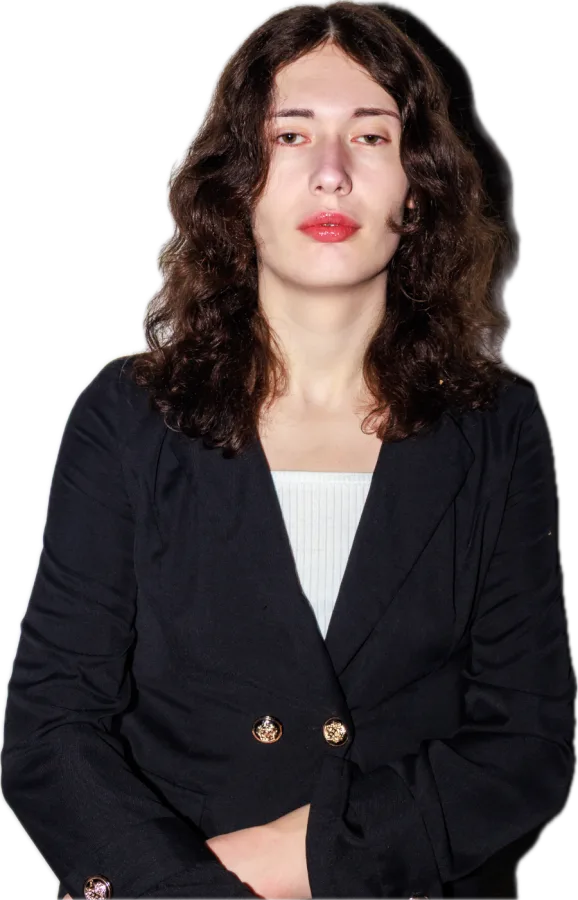
#> input picture assets/img/blazer.webp, 578 x 900 px, given in place of Elisa professional.jpg, which was not available
$ python make-portrait.py
#> lines starting #> are read from the running program, lines starting #| are printed output that depends on the picture; pictures that were not available may be replaced by others from this repository, and a replacement may not be noted
#!/usr/bin/env python3
"""Build the hero portrait: crop, grade, and feather the edges into real alpha.

Baking the fade into the image (rather than a CSS mask + page-coloured vignette)
means it composites correctly over ANY backdrop — including the hero's purple
glow, which is what the CSS approach got wrong.
"""
import os
from PIL import Image

REPO = os.path.dirname(os.path.dirname(os.path.abspath(__file__)))
# Point SRC at the full-resolution original; it is deliberately not in the repo.
SRC = os.environ.get("PORTRAIT_SRC", os.path.expanduser("~/Pictures/Profile/Elisa professional.jpg"))
OUT_DIR = os.path.join(REPO, "assets", "img")

# ── crop ────────────────────────────────────────────────────────────────────
# Looser than a tight head-and-shoulders crop on purpose: the feather needs
# margin to fade through, and that margin should be wall, not her.
CROP_W, CROP_H = 3200, 4800
OUT_W, OUT_H = 700, 1050

img = Image.open(SRC).convert("RGB")
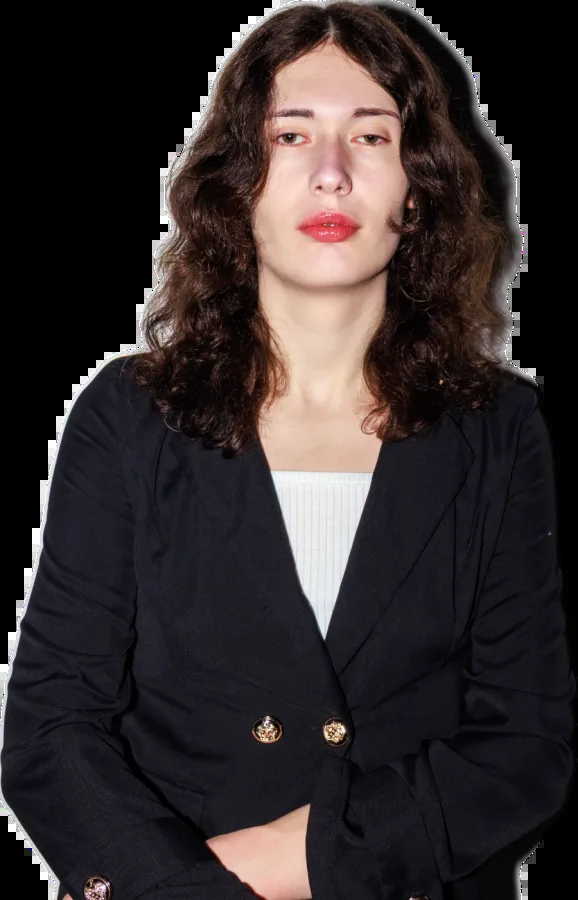
#> img: PIL image 578x900 RGB; mean R, G, B 51.7, 44.3, 44.8
W, H = img.size
#> W = 578; H = 900
left, top = (W - CROP_W) // 2, (H - CROP_H) // 2
#> left = -1311; top = -1950
img = img.crop((left, top, left + CROP_W, top + CROP_H)).resize((OUT_W, OUT_H), Image.LANCZOS)
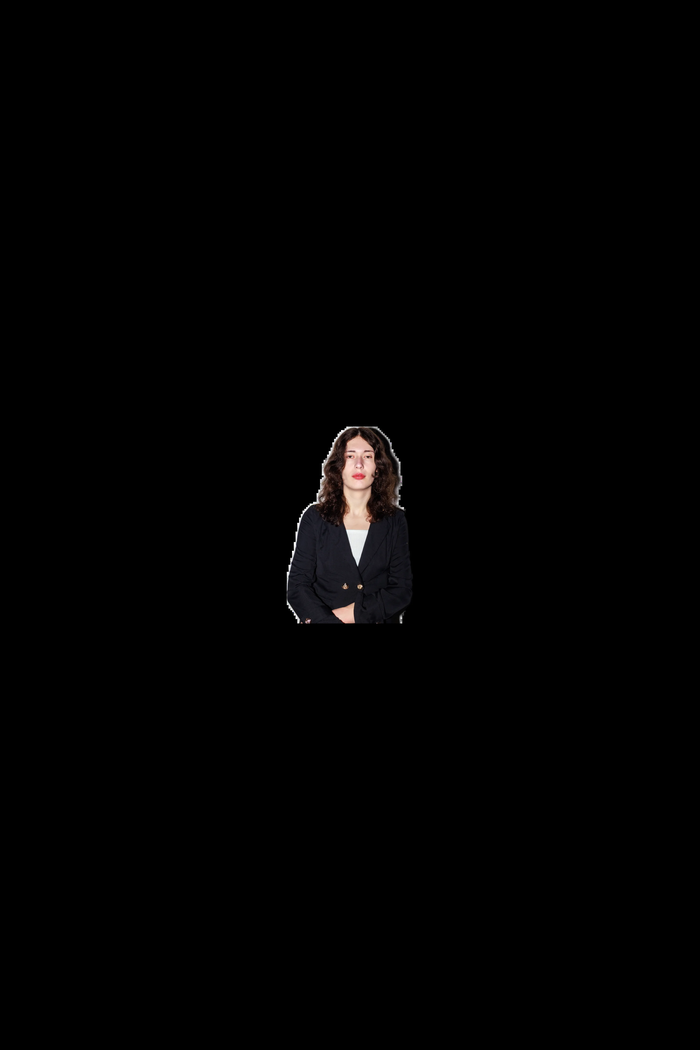
#> img: PIL image 700x1050 RGB; mean R, G, B 1.8, 1.5, 1.5

# ── grade (CSS filter maths, applied for real) ──────────────────────────────
SATURATE, CONTRAST, BRIGHTNESS = 0.70, 1.13, 0.68

# saturate: gray + (v - gray) * s
img = Image.blend(img.convert("L").convert("RGB"), img, SATURATE)

# contrast then brightness as one lookup table
def lut(v):
    x = v / 255.0
    x = (x - 0.5) * CONTRAST + 0.5
    x = x * BRIGHTNESS
    return max(0, min(255, round(x * 255)))

img = img.point([lut(v) for v in range(256)] * 3)

# ── soft key light over the face, screen-blended ───────────────────────────
LIGHT = dict(cx=0.50, cy=0.30, rx=0.30, ry=0.24, intensity=0.17)
TINT = (255, 250, 245)

px = img.load()
for y in range(OUT_H):
    ny = (y / OUT_H - LIGHT["cy"]) / LIGHT["ry"]
    for x in range(OUT_W):
        nx = (x / OUT_W - LIGHT["cx"]) / LIGHT["rx"]
        d = (nx * nx + ny * ny) ** 0.5
        if d >= 1.0:
            continue
        t = 1.0 - d
        a = LIGHT["intensity"] * t * t * (3 - 2 * t)   # smoothstep falloff
        r, g, b = px[x, y]
        px[x, y] = (
            round(255 - (255 - r) * (1 - a * TINT[0] / 255)),
            round(255 - (255 - g) * (1 - a * TINT[1] / 255)),
            round(255 - (255 - b) * (1 - a * TINT[2] / 255)),
        )

# ── feather: real alpha, zero at every edge ────────────────────────────────
# Ellipse sized so alpha reaches 0 exactly at the frame edges, centred slightly
# above middle to sit on her face. Corners and shoulders dissolve into the page.
CX, CY, RX, RY = 0.50, 0.40, 0.50, 0.42
FADE_START, FADE_END = 0.50, 0.95

# Radial darkening, multiplied into RGB rather than painted in the page colour:
# it kills the bright studio wall around her head without assuming what is
# behind the image. DARK_* is how far the edges are pulled toward black.
DARK_IN, DARK_OUT, DARK_FLOOR = 0.26, 0.60, 0.16

apx = bytearray(OUT_W * OUT_H)
px = img.load()
for y in range(OUT_H):
    ny = (y / OUT_H - CY) / RY
    row = y * OUT_W
    for x in range(OUT_W):
        nx = (x / OUT_W - CX) / RX
        d = (nx * nx + ny * ny) ** 0.5

        # alpha feather
        if d <= FADE_START:
            a = 255
        elif d >= FADE_END:
            a = 0
        else:
            t = (d - FADE_START) / (FADE_END - FADE_START)
            a = round(255 * (1 - t * t * (3 - 2 * t)))   # smoothstep
        apx[row + x] = a

        # radial darkening
        if d > DARK_IN and a:
            if d >= DARK_OUT:
                k = DARK_FLOOR
            else:
                t = (d - DARK_IN) / (DARK_OUT - DARK_IN)
                s_ = t * t * (3 - 2 * t)
                k = 1.0 - (1.0 - DARK_FLOOR) * s_
            r, g, b = px[x, y]
            px[x, y] = (round(r * k), round(g * k), round(b * k))

alpha = Image.frombytes("L", (OUT_W, OUT_H), bytes(apx))
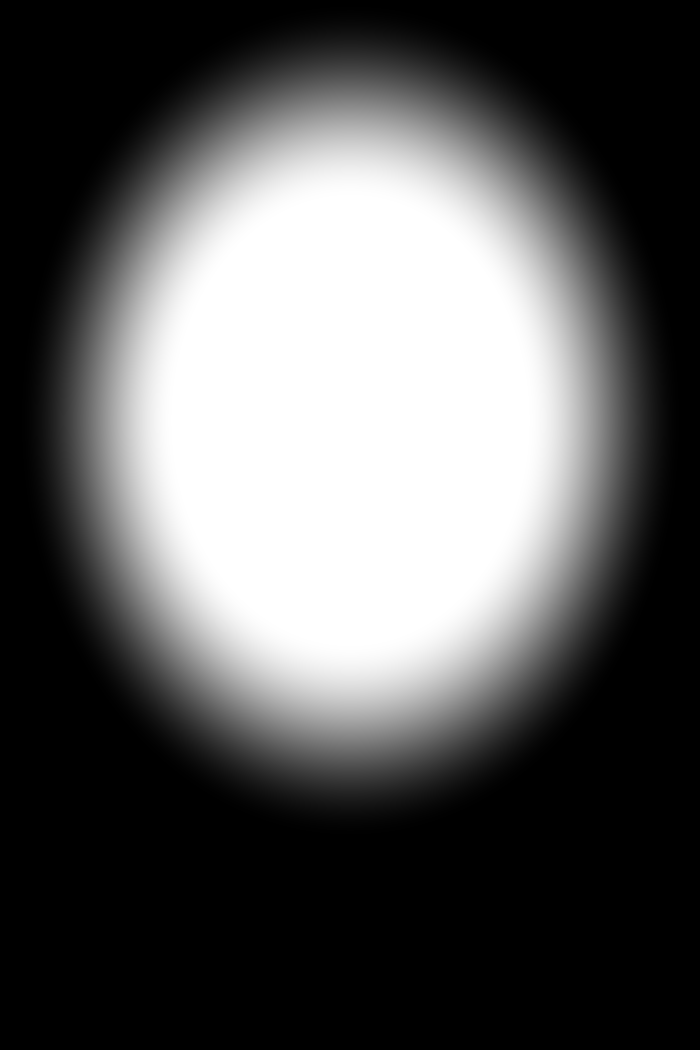
#> alpha: PIL image 700x1050 L; min 0, max 255, mean 90.1
out = img.convert("RGBA")
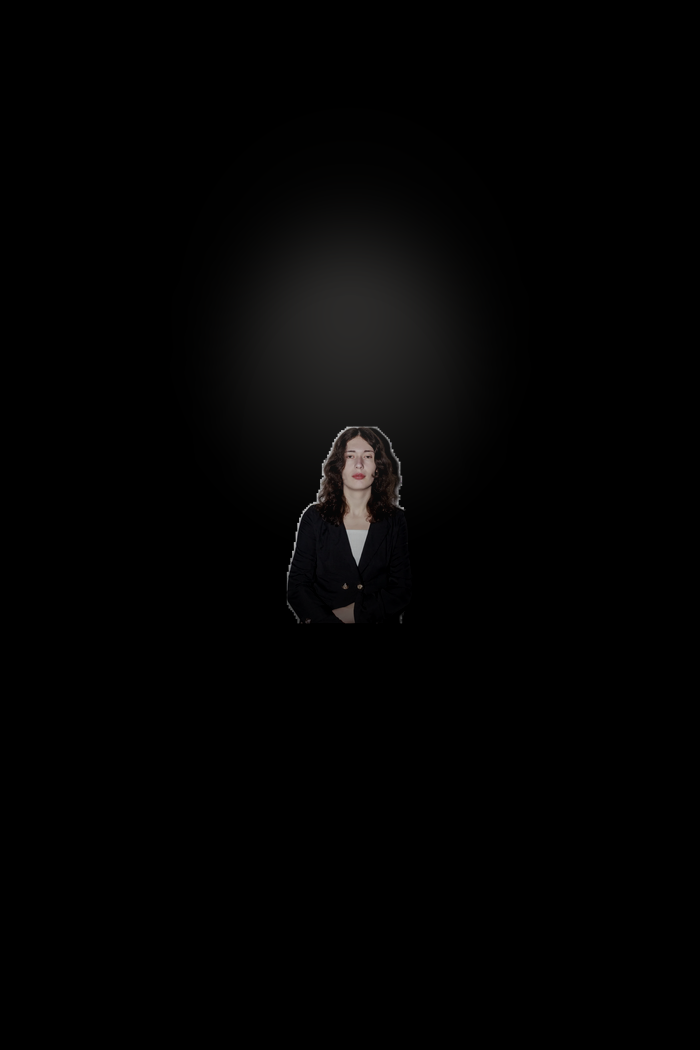
#> out: PIL image 700x1050 RGBA; mean R, G, B, A 3.1, 2.9, 2.9, 255
out.putalpha(alpha)
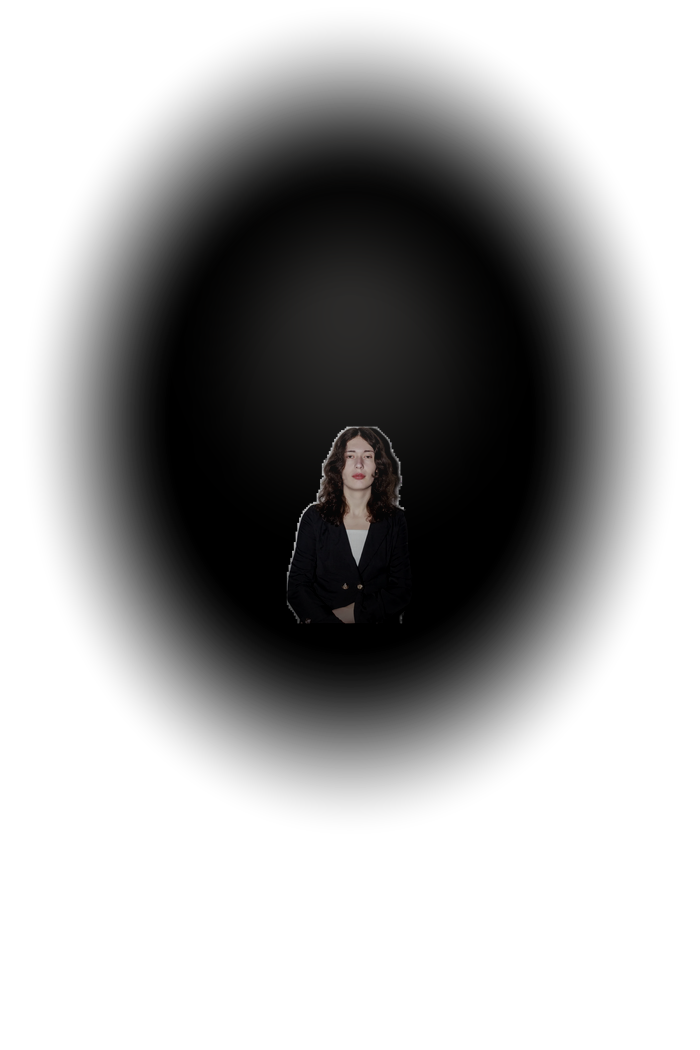
#> out: PIL image 700x1050 RGBA; mean R, G, B, A 3.1, 2.9, 2.9, 90.1; transparent parts drawn white

os.makedirs(OUT_DIR, exist_ok=True)
webp = os.path.join(OUT_DIR, "portrait.webp")
out.save(webp, "WEBP", quality=88, method=6)

print(f"webp {os.path.getsize(webp)//1024} KB   {out.size}")
#| webp 20 KB   (700, 1050)

edges = [alpha.getpixel(p) for p in [
    (0, 0), (OUT_W - 1, 0), (0, OUT_H - 1), (OUT_W - 1, OUT_H - 1),
    (OUT_W // 2, 0), (OUT_W // 2, OUT_H - 1), (0, OUT_H // 2), (OUT_W - 1, OUT_H // 2)]]
#> edges = [0, 0, 0, 0, 0, 0, 0, 0]
print("edge alphas:", edges, "-> max", max(edges), "(must be 0)")
#| edge alphas: [0, 0, 0, 0, 0, 0, 0, 0] -> max 0 (must be 0)
print("alpha on face:", alpha.getpixel((OUT_W // 2, int(OUT_H * 0.30))))
#| alpha on face: 255
print("alpha top-of-head:", alpha.getpixel((OUT_W // 2, int(OUT_H * 0.15))))
#| alpha top-of-head: 225
